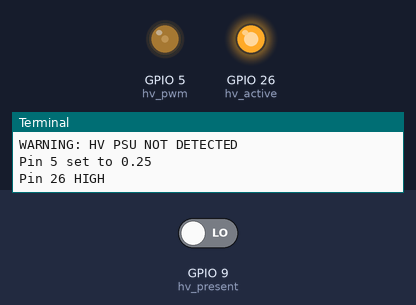
A program run on a simulated Raspberry Pi (BCM pin numbers). Parts: output pins drawn as LEDs (lit = HIGH), the last lines printed to the terminal. The test bench sets the inputs (shaded band); at power-on: GPIO 9 (hv_present) LOW.

Above: at 1.05 s.
At 6.95 s:
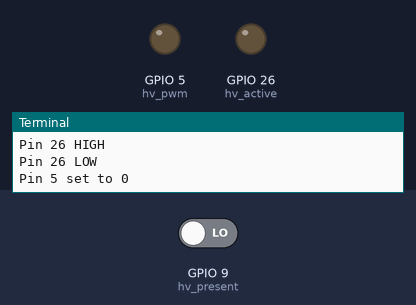
Timing chart, 0 to 8.8 s (numbered marks = the images above):
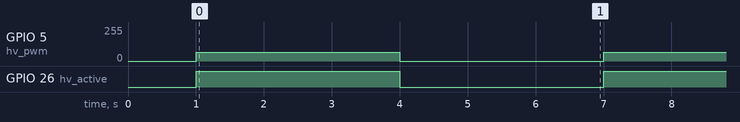

The program:

gpio_hv.py
```python
'''
Control the Brightness of LED using PWM on Raspberry Pi
http://www.electronicwings.com
'''
#import Photonic
#import RPi.GPIO as GPIO
#from gpiozero import LED, PWMLED, Button
import gpiozero
from time import sleep
from ina219 import INA219

hv_pwm_pin = 5			# PWM pin connected to LED
hv_active_pin = 26
hv_power_pin = 9

hv_pwm = gpiozero.PWMOutputDevice(hv_pwm_pin)
hv_active = gpiozero.OutputDevice(hv_active_pin)
hv_present = gpiozero.InputDevice(hv_power_pin)


#def calculate_hv(vout):
#    return vout / (HV_R2_RESISTANCE / (HV_R2_RESISTANCE + HV_R1_RESISTANCE))


#ina = INA219(shunt_ohms = 0.1,
#             max_expected_amps = 2.0,
#             address = 0x41,
#             busnum=2)

#ina.configure(voltage_range=ina.RANGE_16V,
#              gain=ina.GAIN_AUTO,
#              bus_adc=ina.ADC_128SAMP,
#              shunt_adc=ina.ADC_128SAMP)

if hv_present.value == 1:
    print("HV PSU Detected")
else:
    print("WARNING: HV PSU NOT DETECTED")

sleep(1)

while True:
    hv_pwm.value = 0.25
    print(f"Pin {hv_pwm_pin} set to {hv_pwm.value}")
    hv_active.on()
    print(f"Pin {hv_active_pin} HIGH")
    sleep(3)

    print(f"Pin {hv_active_pin} LOW")
    hv_active.off()
    print(f"Pin {hv_pwm_pin} set to 0")
    hv_pwm.value = 0
    sleep(3)
```

Measured:
- by itself, GPIO 5 (hv_pwm): alternates 64/255 for 3.0 s and 0/255 for 3.0 s
- by itself, GPIO 26 (hv_active): alternates HIGH for 3.0 s and LOW for 3.0 s
